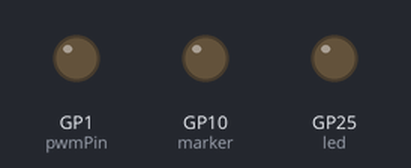
This program was run on a simulated Raspberry Pi Pico running MicroPython. Shown: output pins drawn as LEDs (lit = HIGH).

Above: at 0.1 s.
At 2.1 s:
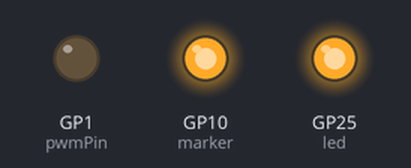
Timing chart, 0 to 3.3 s (numbered marks = the images above):
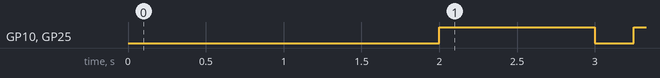

The program:

test.py
```python
from machine import Pin, ADC, PWM, UART, I2C
import utime

LED_PIN = 25

led = Pin(LED_PIN, Pin.OUT)
marker = Pin(10, Pin.OUT)

led.value(0)
marker.value(0)

utime.sleep(2)

led = Pin(LED_PIN, Pin.OUT)
marker = Pin(10, Pin.OUT)

#Mark start of tests
led.value(1)
marker.value(1)

utime.sleep(1)

led.value(0)
marker.value(0)

utime.sleep(0.25)


##### Test GPIO #####

#Mark start
led.value(1)
marker.value(1)

out = Pin(1, Pin.OUT)

for i in range(1000000):
    out.value(1)
    out.value(0)

#Mark end
marker.value(0)
led.value(0)

utime.sleep(0.1)


##### Test ADC #####

#Mark start
led.value(1)
marker.value(1)

adcPin = ADC(4)

for i in range(25000):
    adcPin.read_u16()

#Mark end
marker.value(0)
led.value(0)

utime.sleep(0.1)


##### Test PWM #####

#Mark start
led.value(1)
marker.value(1)

pwmPin = PWM(Pin(1))

for i in range(200000):
    pwmPin.duty_u16(i)

#Mark end
marker.value(0)
led.value(0)

utime.sleep(0.1)

##### Test UART #####

#Mark start
led.value(1)
marker.value(1)

uart = UART(0, 115200)

for i in range(50):
    uart.write(' Testing!\n')

#Mark end
marker.value(0)
led.value(0)


utime.sleep(0.1)

##### Test I2C (MPU6050) a#####

#Mark start
led.value(1)
marker.value(1)

i2c = I2C(1, scl=Pin(19), sda=Pin(18), freq=400000)

for i in range(500):
    i2c.readfrom_mem(0x68, 0x75, 1)

#Mark end
marker.value(0)
led.value(0)


utime.sleep(0.1)


##### Test Addition/Substraction #####

#Mark start
led.value(1)
marker.value(1)

result = 0;

for i in range(10000):
    result = result + 452135.324
    result = result - 324544.434

#Mark end
marker.value(0)
led.value(0)


utime.sleep(0.1)

##### Test Multiplication #####

#Mark start
led.value(1)
marker.value(1)

result = 1.0213

for i in range(10000):
    result =  result * 3.14159

#Mark end
marker.value(0)
led.value(0)

utime.sleep(0.1)
##### Test Division #####

#Mark start
led.value(1)
marker.value(1)

result = 314321432143.235

for i in range(10000):
    result = result / 3.14159

#Mark end
marker.value(0)
led.value(0)


utime.sleep(0.1)

##### Test Bitwise operations #####

#Mark start
led.value(1)
marker.value(1)

result2 = 1254546
result3 = 4578846

for i in range(500000):
    result2 = (result3 >> 3) | result2 ^ (result3 << 2)

#Mark end
marker.value(0)
led.value(0)

utime.sleep(0.1)

#Mark end of tests
led.value(1)
marker.value(1)

sleep_ms((result2+result3)/1000)
```

Measured:
- by itself, GP10 (marker), GP25 (led): LOW → HIGH at 2.0 s, → LOW 1.0 s later, → HIGH 0.25 s later
